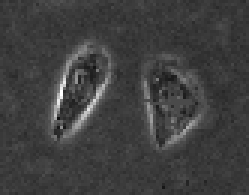
#> input picture lv_set/images/twocells.bmp, 83 x 65 px (shown 3 times larger)
$ python Main.py
#> lines starting #> are read from the running program, lines starting #| are printed output that depends on the picture; after the words box and inside, x2 and y2 are one past the last pixel; in counts of white or black regions, pixels touching at a corner belong together
### lv_set/lv_set/find_lsf.py
"""
This python code demonstrates an edge-based active contour model as an application of the
Distance Regularized Level Set Evolution (DRLSE) formulation in the following paper:

  C. Li, C. Xu, C. Gui, M. D. Fox, "Distance Regularized Level Set Evolution and Its Application to Image Segmentation",
     IEEE Trans. Image Processing, vol. 19 (12), pp. 3243-3254, 2010.

Author: Ramesh Pramuditha Rathnayake
E-mail: rsoft.ramesh@gmail.com

Released Under MIT License
"""
import numpy as np
from scipy.ndimage import gaussian_filter

from lv_set.drlse_algo import drlse_edge, drlse_threshold, drlse_edge_narrow_band, drlse_threshold_narrow_band, drlse_edge_gpu, drlse_threshold_gpu
from lv_set.potential_func import DOUBLE_WELL, SINGLE_WELL
from lv_set.seg_method import EDGE, THRESHOLD
from lv_set.show_fig import show_fig1, show_fig2, draw_all
import torch

def find_lsf(img: np.ndarray, initial_lsf: np.ndarray, timestep=1, iter_inner=10, iter_outer=30, mu=0.2, lmda=5,
             alfa=-3, epsilon=1.5, sigma=0.8, upper = 2, lower = -2, potential_function=DOUBLE_WELL, seg_method = EDGE,
             narrow_band = False, gpu = False):
    """
    :param img: Input image as a grey scale uint8 array (0-255)
    :param initial_lsf: Array as same size as the img that contains the seed points for the LSF.
    :param timestep: Time Step
    :param iter_inner: How many iterations to run drlse before showing the output
    :param iter_outer: How many iterations to run the iter_inner
    :param lmda: coefficient of the weighted length term L(phi)
    :param alfa: coefficient of the weighted area term A(phi)
    :param epsilon: parameter that specifies the width of the DiracDelta function
    :param sigma: scale parameter in Gaussian kernal
    :param potential_function: The potential function to use in drlse algorithm. Should be SINGLE_WELL or DOUBLE_WELL
    """
    if len(img.shape) != 2:
        raise Exception("Input image should be a gray scale one")

    if len(img.shape) != len(initial_lsf.shape):
        raise Exception("Input image and the initial LSF should be in the same shape")

    if np.max(img) <= 1:
        raise Exception("Please make sure the image data is in the range [0, 255]")

    # parameters
    # mu = 0.2 / timestep  # coefficient of the distance regularization term R(phi)

    img = np.array(img, dtype='float32')
    img_smooth = gaussian_filter(img, sigma)  # smooth image by Gaussian convolution

    [Iy, Ix] = np.gradient(img_smooth)
    f = np.square(Ix) + np.square(Iy)
    g = 1 / (1 + f)  # edge indicator function.

    # initialize LSF as binary step function
    phi = initial_lsf.copy()

    show_fig1(phi)
    show_fig2(phi, img)
    print('show fig 2 first time')

    if potential_function != SINGLE_WELL:
        potential_function = DOUBLE_WELL  # default choice of potential function

    if gpu:
        print(f"cuda: {torch.cuda.is_available()}")

    # start level set evolution
    for n in range(iter_outer):
        # print(upper, lower)
        if seg_method == EDGE:
            if not narrow_band:
                if not gpu:
                    phi = drlse_edge(phi, g, lmda, mu, alfa, epsilon, timestep, iter_inner, potential_function)
                elif gpu and torch.cuda.is_available():
                    phi = drlse_edge_gpu(phi, g, lmda, mu, alfa, epsilon, timestep, iter_inner, potential_function)
                else:
                    raise Exception("gpu is not found!")
            elif narrow_band:
                phi = drlse_edge_narrow_band(phi, g, lmda, mu, alfa, epsilon, timestep, iter_inner, potential_function)
            else:
                raise Exception("narrow_band or not")
        elif seg_method == THRESHOLD:
            if not narrow_band:
                if not gpu:
                    phi = drlse_threshold(phi, img, lmda, mu, alfa, epsilon, upper, lower, timestep, iter_inner, potential_function)
                elif gpu and torch.cuda.is_available():
                    phi = drlse_threshold_gpu(phi, img, lmda, mu, alfa, epsilon, upper, lower, timestep, iter_inner, potential_function)
                else:
                    raise Exception("gpu is not found!")
            elif narrow_band:
                phi = drlse_threshold_narrow_band(phi, img, lmda, mu, alfa, epsilon, upper, lower, timestep, iter_inner, potential_function)
            else:
                raise Exception("narrow_band or not")
        else:
            raise Exception("only support edge or threshold segmentation method!")
        print('show fig 2 for %i time' % n)
        draw_all(phi, img)

    # refine the zero level contour by further level set evolution with alfa=0
    alfa = 0
    iter_refine = 10
    if seg_method == EDGE:
        if not narrow_band:
            if not gpu:
                phi = drlse_edge(phi, g, lmda, mu, alfa, epsilon, timestep, iter_refine, potential_function)
            elif gpu and torch.cuda.is_available():
                phi = drlse_edge_gpu(phi, g, lmda, mu, alfa, epsilon, timestep, iter_refine, potential_function)
            else:
                raise Exception("gpu is not found!")
        elif narrow_band:
            phi = drlse_edge_narrow_band(phi, g, lmda, mu, alfa, epsilon, timestep, iter_refine, potential_function)
    elif seg_method == THRESHOLD:
        if not narrow_band:
            if not gpu:
                phi = drlse_threshold(phi, img, lmda, mu, alfa, epsilon, upper, lower, timestep, iter_inner, potential_function)
            elif gpu and torch.cuda.is_available():
                phi = drlse_threshold_gpu(phi, img, lmda, mu, alfa, epsilon, upper, lower, timestep, iter_inner, potential_function)
            else:
                raise Exception("gpu is not found!")
        elif narrow_band:
            phi = drlse_threshold_narrow_band(phi, img, lmda, mu, alfa, epsilon, upper, lower, timestep, iter_inner, potential_function)
        else:
            raise Exception("narrow_band or not")
    else:
        raise Exception("only support edge or threshold segmentation method!")
    return phi

### lv_set/lv_set/show_fig.py
"""
This python code demonstrates an edge-based active contour model as an application of the
Distance Regularized Level Set Evolution (DRLSE) formulation in the following paper:

  C. Li, C. Xu, C. Gui, M. D. Fox, "Distance Regularized Level Set Evolution and Its Application to Image Segmentation",
     IEEE Trans. Image Processing, vol. 19 (12), pp. 3243-3254, 2010.

Author: Ramesh Pramuditha Rathnayake
E-mail: rsoft.ramesh@gmail.com

Released Under MIT License
"""

import matplotlib.pyplot as plt
import numpy as np
from skimage import measure

plt.ion()
fig1 = plt.figure(1)
fig2 = plt.figure(2)


def show_fig1(phi: np.ndarray):
    fig1.clf()
    ax1 = fig1.add_subplot(111, projection='3d')
    y, x = phi.shape
    x = np.arange(0, x, 1)
    y = np.arange(0, y, 1)
    X, Y = np.meshgrid(x, y)
    ax1.plot_surface(X, Y, -phi, rstride=2, cstride=2, color='r', linewidth=0, alpha=0.6, antialiased=True)
    ax1.contour(X, Y, phi, 0, colors='g', linewidths=2)


def show_fig2(phi: np.ndarray, img: np.ndarray):
    fig2.clf()
    contours = measure.find_contours(phi, 0)
    ax2 = fig2.add_subplot(111)
    ax2.imshow(img, interpolation='nearest', cmap=plt.get_cmap('gray'))
    for n, contour in enumerate(contours):
        ax2.plot(contour[:, 1], contour[:, 0], linewidth=2)


# [4 lines left out: function draw_all, not called in this run]

### lv_set/Main.py
"""
This python code demonstrates an edge-based active contour model as an application of the
Distance Regularized Level Set Evolution (DRLSE) formulation in the following paper:

  C. Li, C. Xu, C. Gui, M. D. Fox, "Distance Regularized Level Set Evolution and Its Application to Image Segmentation",
     IEEE Trans. Image Processing, vol. 19 (12), pp. 3243-3254, 2010.

Author: Ramesh Pramuditha Rathnayake
E-mail: rsoft.ramesh@gmail.com

Released Under MIT License
"""

import numpy as np
from skimage.io import imread

from lv_set.find_lsf import find_lsf
from lv_set.potential_func import *
from lv_set.seg_method import *
from lv_set.show_fig import draw_all


def gourd_params():
    img = imread('./images/gourd.bmp', True)
    img = np.interp(img, [np.min(img), np.max(img)], [0, 255])

    # initialize LSF as binary step function
    c0 = 2
    initial_lsf = c0 * np.ones(img.shape)
    # generate the initial region R0 as two rectangles
    initial_lsf[5:55, 5:70] = -c0
    # initial_lsf[24:35, 39:50] = -c0

    # parameters
    return {
        'img': img,
        'initial_lsf': initial_lsf,
        'timestep': 1,  # time step
        'iter_inner': 10,
        'iter_outer': 30,
        'mu':0.2,  # coefficient of regularization term Rp(phi)
        'lmda': 5,  # coefficient of the weighted length term L(phi)
        'alfa': -3,  # coefficient of the weighted area term A(phi)
        'epsilon': 1.5,  # parameter that specifies the width of the DiracDelta function
        'sigma': 0.8,  # scale parameter in Gaussian kernel
        'upper':250,
        'lower':-1,
        'potential_function': DOUBLE_WELL,
        'seg_method': THRESHOLD,
        'narrow_band': False,
        'gpu': True
    }


def two_cells_params():
    img = imread('./images/twocells.bmp', True)
#> img is the input picture: shape (65, 83) float64; min 0.0588, max 1, mean 0.248
    img = np.interp(img, [np.min(img), np.max(img)], [0, 255])

    # initialize LSF as binary step function
    c0 = 2
    initial_lsf = c0 * np.ones(img.shape)
    # generate the initial region R0 as two rectangles
    initial_lsf[9:55, 9:75] = -c0

    # parameters
    return {
        'img': img,
        'initial_lsf': initial_lsf,
        'timestep': 5,  # time step
        'iter_inner': 5,
        'iter_outer': 40,
        'mu': 0.04,  # coefficient of regularization term Rp(phi)
        'lmda': 5,  # coefficient of the weighted length term L(phi)
        'alfa': 1.5,  # coefficient of the weighted area term A(phi)
        'epsilon': 1.5,  # parameter that specifies the width of the DiracDelta function
        'sigma': 1.5,  # scale parameter in Gaussian kernel
        'upper':56,
        'lower':32,
        'potential_function': DOUBLE_WELL,
        'seg_method': THRESHOLD,
        'narrow_band': False,
        'gpu': True
    }


# params = gourd_params()
params = two_cells_params()
#> params = 16 items
phi = find_lsf(**params)
#> in find_lsf, `img_smooth = gaussian_filter(img, sigma)`:
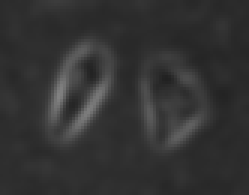
#> img_smooth: shape (65, 83) float32 (shown 3 times larger); min 33.08, max 130.1, mean 51.2
#> in find_lsf, `[Iy, Ix] = np.gradient(img_smooth)`:
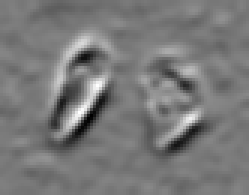
#> Iy: shape (65, 83) float32 (shown 3 times larger); min -14.35, max 15.82, mean -0.0343; drawn with min black and max white
#> in find_lsf, `[Iy, Ix] = np.gradient(img_smooth)`:
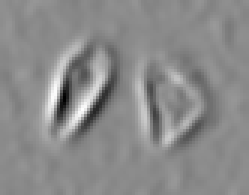
#> Ix: shape (65, 83) float32 (shown 3 times larger); min -27.4, max 22.85, mean 0; drawn with min black and max white
#> in find_lsf, `f = np.square(Ix) + np.square(Iy)`:
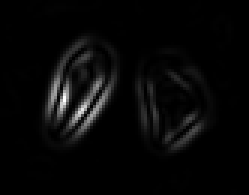
#> f: shape (65, 83) float32 (shown 3 times larger); min 0.000182, max 843.6, mean 26; drawn with min black and max white
#> in find_lsf, `g = 1 / (1 + f)`:
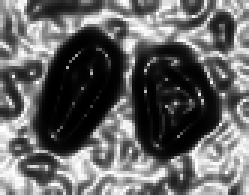
#> g: shape (65, 83) float32 (shown 3 times larger); min 0.00118, max 1, mean 0.398
#> in find_lsf, `phi = initial_lsf.copy()`:
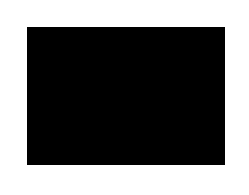
#> phi: shape (65, 83) float64 (shown 3 times larger); values -2 (black) and 2 (white), 43.7% white; 1 white region, box (x1, y1, x2, y2) and area: (0, 0, 83, 65) 2359
#> in show_fig1, `ax1.plot_surface(X, Y, -phi, rstride=2, cstride=2, color='r', linewidt..`:
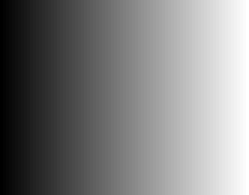
#> X: shape (65, 83) int64 (shown 3 times larger); min 0, max 82, mean 41; drawn with min black and max white
#> in show_fig2, `contours = measure.find_contours(phi, 0)`: contours = 1 point arrays, longest 225 points
#> the loop in show_fig2, `for n, contour in enumerate(contours):` made 1 pass
#> (the run stopped early here; a loop or call above may not have finished)
